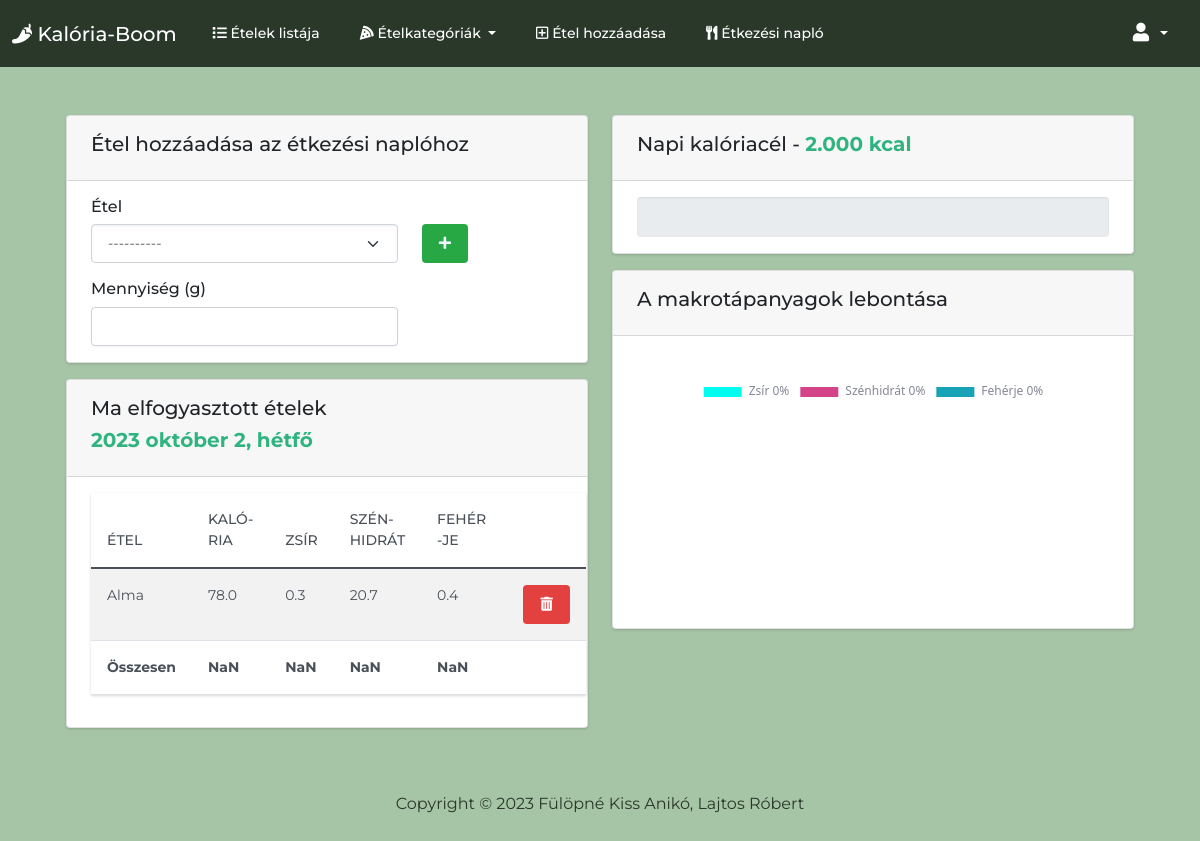
The page /food/foodlog (signed in) on the database as committed earlier.
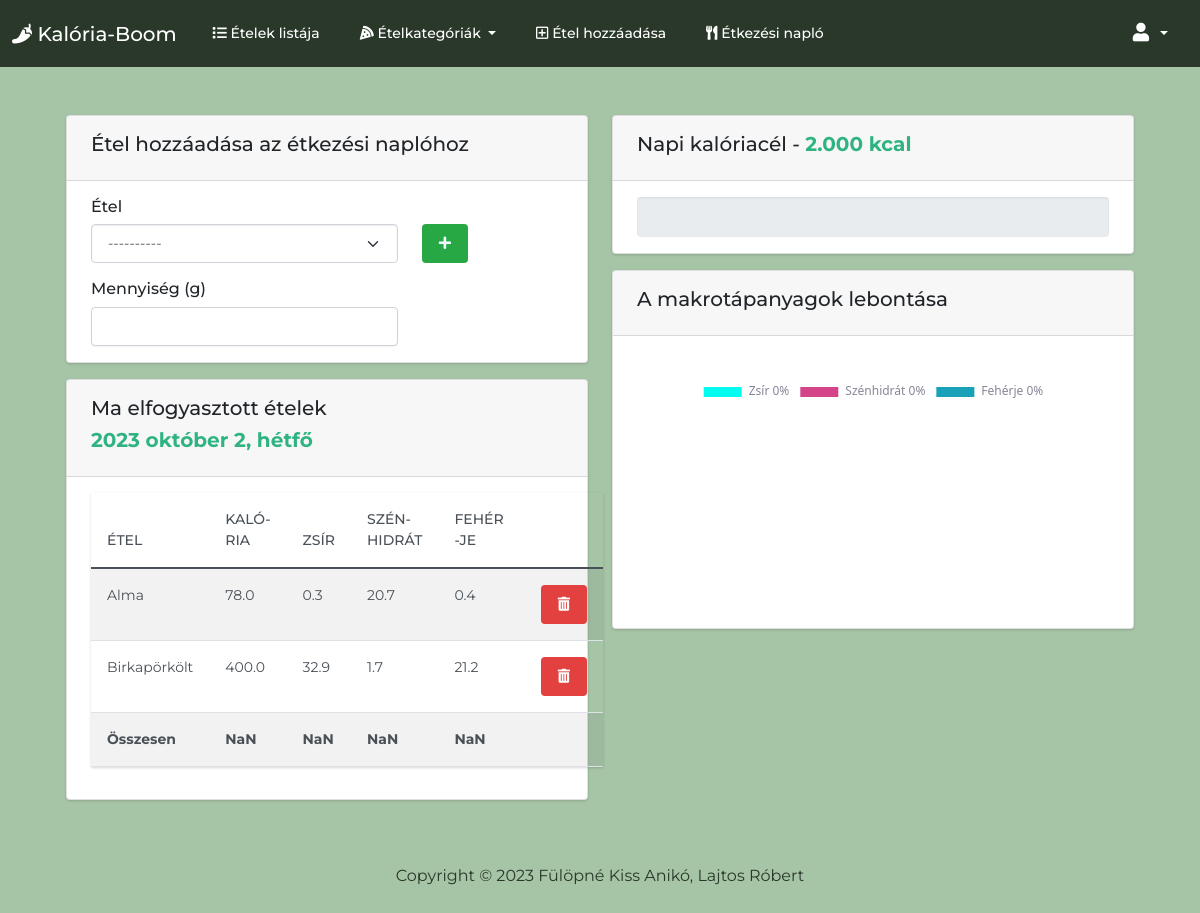
The same page on the database as committed later.
### foodtracker/models.py (models this page shows, shortened)
class FoodLog(models.Model):
    user = models.ForeignKey(User, on_delete=models.CASCADE)
    food_consumed = models.ForeignKey(Food, on_delete=models.CASCADE)
    quantity = models.IntegerField(default=100)
    consumed_date = models.DateField(default=date.today)
    def calories_sum(self):
        return round((self.quantity * self.food_consumed.calories / 100), 1)
    def fat_sum(self):
        return round((self.quantity * self.food_consumed.fat / 100), 1)
    def carbohydrates_sum(self):
        return round((self.quantity * self.food_consumed.carbohydrates / 100), 1)
    def protein_sum(self):
        return round((self.quantity * self.food_consumed.protein / 100), 1)
    class Meta:
        verbose_name = 'Food Log'
        verbose_name_plural = 'Food Log'

class Food(models.Model):
    food_name = models.CharField(max_length=200)
    quantity = models.DecimalField(max_digits=7, decimal_places=2, default=100.00)
    calories = models.IntegerField(default=0)
    fat = models.DecimalField(max_digits=7, decimal_places=2)
    carbohydrates = models.DecimalField(max_digits=7, decimal_places=2)
    protein = models.DecimalField(max_digits=7, decimal_places=2)
    category = models.ForeignKey(FoodCategory, on_delete=models.CASCADE, related_name='food_category')

### foodtracker/views.py (the view)
# urls.py: path('food/foodlog', views.food_log_view, name='food_log'),
@login_required
def food_log_view(request):
    if request.method == 'POST':
        foods = Food.objects.all()
        food = request.POST['food_consumed']
        food_consumed = Food.objects.get(food_name=food)
        quantity = request.POST['quantity']
        consumed_date = date.today()
        user = request.user
        food_log = FoodLog(user=user, food_consumed=food_consumed, quantity = quantity, consumed_date = consumed_date)
        food_log.save()
    else:  # GET method
        foods = Food.objects.all()
    user_food_log = FoodLog.objects.filter(user=request.user)
    return render(request, 'food_log.html', {
        'categories': FoodCategory.objects.all(),
        'foods': foods,
        'user_food_log': user_food_log
    })

### foodtracker/models.py (called while the page is built)
    def __str__(self):
        return f'{self.category_name}'

    @property
    def count_food_by_category(self):
        return Food.objects.filter(category=self).count()

### templates/food_log.html (shortened to what the changed rows need)
{% extends 'base.html' %} {% load static %}  {% block body %}
<div class="py-4 mt-auto">
  <div class="container-fluid px-4">
    <div class="row justify-content-center">
      <div class="col-xl-12">
        <div class="row">
          <div class="col-md-6 mt-4">
            <div class="card bg-secondary mb-3">
              <div class="card-body">
                <table id="foodtable" class="table table-striped table-hover">
                  <thead>
                    <tr>
                      <th scope="col" class="col-md-2">Étel</th>
                      <th scope="col" class="col-md-2">Kaló-ria</th>
                      <th scope="col" class="col-md-2">Zsír</th>
                      <th scope="col" class="col-md-2">Szén-hidrát</th>
                      <th scope="col" class="col-md-2">Fehér-je</th>
                      <th scope="col" class="col-md-2"></th>
                    </tr>
                  </thead>
                  <tbody>
                    {% for food_item in user_food_log %}
                    {% now "Y-m-d" as current_date %} {% with food_item.consumed_date|date:"Y-m-d" as formatted_consumed_date %}
                    {% if formatted_consumed_date == current_date %}
                    <tr>
                      <td class="col-md-2">
                        {{ food_item.food_consumed.food_name }}
                      </td>
                      <td class="col-md-2">{{ food_item.calories_sum }}</td>
                      <td class="col-md-2">{{ food_item.fat_sum }}</td>
                      <td class="col-md-2">
                        {{ food_item.carbohydrates_sum }}
                      </td>
                      <td class="col-md-2">{{ food_item.protein_sum }}</td>
                      <td>
                        <a
                          class="btn light-red"
                          href="{% url 'food_log_delete' food_item.id %}"
                        >
                          <i class="fas fa-trash-alt"></i>
                        </a>
                      </td>
                    </tr>
                    {% endif %}
                    {% endwith %}
                {% endfor %}
                  </tbody>
                </table>
              </div>
            </div>
          </div>
        </div>
      </div>
    </div>
  </div>
</div>
{% endblock %}

Rows that differ between the two databases and show on the page:
added FoodLog: food_consumed.food_name "Birkapörkölt", calories_sum "400.0", fat_sum "32.9", carbohydrates_sum "1.7", protein_sum "21.2"
